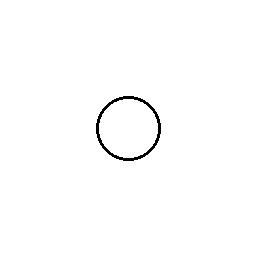
#> input picture image-processing-filters/transformacoes_geometricas/original.jpg, 256 x 256 px
$ python transformacoes.py
#> lines starting #> are read from the running program, lines starting #| are printed output that depends on the picture
import cv2

img = cv2.imread("original.jpg")
#> img is the input picture: shape (256, 256, 3); min 0, max 255, mean 252.7
resized = cv2.resize(img, (300, 300))
(h, w) = resized.shape[:2]
#> h = 300; w = 300
center = (w // 2, h // 2)
#> center = (150, 150)
matrix = cv2.getRotationMatrix2D(center, 45, 1.0)
rotated = cv2.warpAffine(resized, matrix, (w, h))
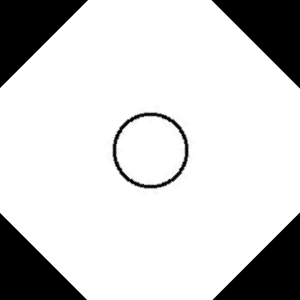
#> rotated: shape (300, 300, 3); min 0, max 255, mean 209
cv2.imwrite("transformada.jpg", rotated)
